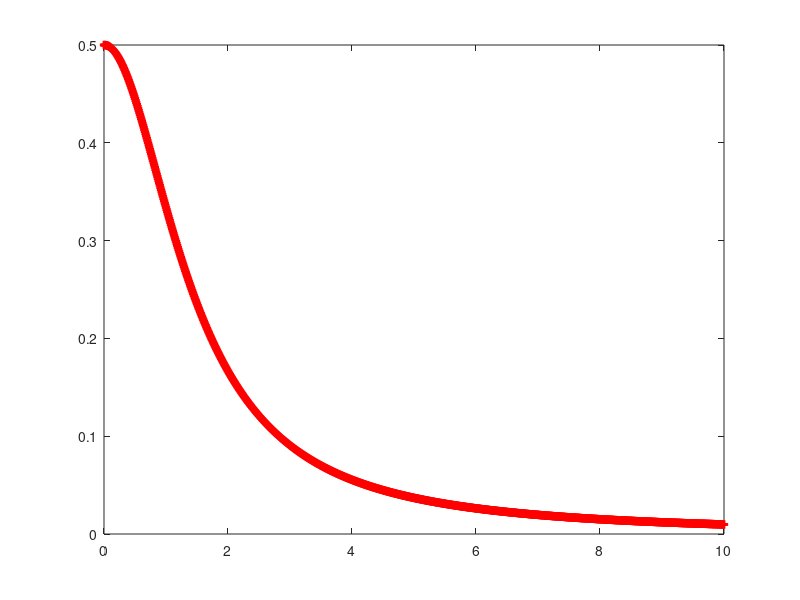

This chart was generated by the following MATLAB code: (Note: this script raises an error after producing the figure.)
% Example2.m
%% ADAMS or ADAMS-Bashforth 2-step Method
% EXAMPLE 2. dy/dt=-2*t*(y^2); with ICs: y(0)=0.5
% Part 1.
Fn=0.5;              % ICs: u0 at t0
tend=10;             % max. time limit
h=.01;                 % time step size
t=0:h:tend;          % time space 
steps=length(t);  % number of steps
% NB: Dy = f(y,t)=-2*y^2*t defined via Function Handle 
Fcn=@(Fn,t)(-2*(Fn.^2).*t); 
% Memory allocation:
Fn=[Fn(1), zeros(1,steps-1)];
fn=[Fcn(Fn(1), t(1)),zeros(1,steps-1)];
for ii=1:steps-2
% EULER's method starts from here
Fn(ii+1)=Fn(ii)+h*Fcn(Fn(ii),t(ii));
% Adams-Bashforth method starts from here
fn(ii+2)=Fcn(Fn(ii+1),t(ii+1));
Fn(ii+2)=Fn(ii+1)+(h/2)*(3*fn(ii+1)-fn(ii));
end
figure
plot(t, Fn, 'r:+', 'linewidth', 2), hold on
syms u(T) T
Du = diff(u, T);
Equation=Du==-2*u^2*T;
IC=u(0)==0.5;
u=dsolve(Equation, IC);      % Analytical Solution:
U=vectorize(u);
T=t;
U=eval(U);   
A =plot(T, U);
A.Color=[.2 .5 .5];
A.LineWidth=A.LineWidth+1.5;
title('Solution of: $$ \frac{dy}{dt}+2*y^2*t=0,  y_0=0.5 $$', 'interpreter', 'latex')
legend('\it Adams-Bashforth Method 2-step solver', '\it Analytical solution') 
xlabel('\it t')
ylabel('\it Solution, y(t)')
grid on; shg
%% ADAMS-Bashforth 3-step Method
% EXAMPLE 2. dy/dt=-2*t*(y^2); with ICs: y(0)=0.5
% Part 2.
% NB: Dy = f(y,t)=-2*y^2*t defined via Function Handle 
Fcn=@(Fn,t)(-2*(Fn.^2).*t); 
% Memory allocation with ZERO matrices
Fn=[Fn(1), zeros(1,steps-1)];
fn=[Fcn(Fn(1),t(1)), zeros(1,steps-1)];
for ii=1:steps-3
% EULER's method is used here
Fn(ii+1)=Fn(ii)+h*Fcn(Fn(ii),t(ii));
% 2-step ADAMS-Bashforth method is used here
Fn(ii+2)=Fn(ii+1)+h*(1.5*Fcn(Fn(ii+1),t(ii+1))-0.5*Fcn(Fn(ii),t(ii)));
fn(ii+2)=Fcn(Fn(ii+2),t(ii+2)); 
% ADAMS-Bashforth method: 3-step starts from here
Fn(ii+3)=Fn(ii+2)+h*((23/12)*fn(ii+2)-(4/3)*fn(ii+1)+(5/12)*fn(ii));
end
plot(t, Fn, 'g:x', 'linewidth', 2), grid on
% ADAMS or ADAMS-Bashforth 4-step Method
Fcn=@(Fn,t)(-2*(Fn.^2).*t); 
% Memory allocation with ZERO matrices
Fn=[Fn(1), zeros(1,steps-1)];
fn=[Fcn(Fn(1),t(1)), zeros(1,steps-1)];
for ii=1:steps-4
% EULER's method is used here
Fn(ii+1)=Fn(ii)+h*Fcn(Fn(ii),t(ii));
% ADAMS-Bashforth method: 2-step
Fn(ii+2)=Fn(ii+1)+h*(1.5*Fcn(Fn(ii+1),t(ii+1))-0.5*Fcn(Fn(ii),t(ii)));
% ADAMS-Bashforth method: 3-step
Fn(ii+3)=Fn(ii+2)+h*((23/12)*fn(ii+2)-(4/3)*fn(ii+1)+(5/12)*fn(ii));
fn(ii+3)=Fcn(Fn(ii+3),t(ii+3));
% ADAMS-Bashforth method: 4-step starts from here
Fn(ii+4)=Fn(ii+3)+h*((55/24)*fn(ii+3)-... 
    (59/24)*fn(ii+2)+(37/24)*fn(ii+1)-(3/8)*fn(ii));
end
plot(t, Fn, 'm--', 'linewidth', 2), grid on
%  ADAMS-Bashforth 5-step Method
Fcn=@(Fn,t)(-2*(Fn.^2).*t); 
% Memory allocation with ZERO matrices
Fn=[Fn(1), zeros(1,steps-1)];
fn=[Fcn(Fn(1), t(1)), zeros(1,steps-1)];
for ii=1:steps-5
% EULER's method is used here
Fn(ii+1)=Fn(ii)+h*Fcn(Fn(ii),t(ii));
% ADAMS-Bashforth method: 2-step
Fn(ii+2)=Fn(ii+1)+h*(1.5*Fcn(Fn(ii+1),t(ii+1))-0.5*Fcn(Fn(ii),t(ii)));
% ADAMS-Bashforth method: 3-step
Fn(ii+3)=Fn(ii+2)+h*((23/12)*fn(ii+2)-(4/3)*fn(ii+1)+(5/12)*fn(ii));
% ADAMS-Bashforth method: 4-step
Fn(ii+4)=Fn(ii+3)+h*((55/24)*fn(ii+3)-(59/24)*fn(ii+2)+... 
    (37/24)*fn(ii+1)-(3/8)*fn(ii));
fn(ii+5)=Fcn(Fn(ii+4),t(ii+4));
% ADAMS-Bashforth method: 5-step starts from here
Fn(ii+5)=Fn(ii+4)+h*((1901/720)*fn(ii+4)-... 
    (1387/360)*fn(ii+3)+(109/30)*fn(ii+2)-... 
    (637/360)*fn(ii+1)+(251/720)*fn(ii));
end
plot(t, Fn, 'k-', 'linewidth', 2), grid on
title('Solution of: $$ \frac{dy}{dt}+2*y^2*t=0,  y_0=0.5 $$', 'interpreter', 'latex')
legend('AB Method 2-step', 'Analytical solution', 'AB Method 3-step',...
'AB Method 4-step', 'AB Method 5-step'), shg
